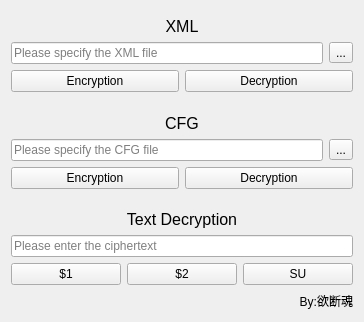
<?xml version="1.0" encoding="UTF-8"?>
<ui version="4.0">
 <class>HuaWei</class>
 <widget class="QWidget" name="HuaWei">
  <property name="geometry">
   <rect>
    <x>0</x>
    <y>0</y>
    <width>364</width>
    <height>322</height>
   </rect>
  </property>
  <property name="minimumSize">
   <size>
    <width>0</width>
    <height>0</height>
   </size>
  </property>
  <property name="maximumSize">
   <size>
    <width>16777215</width>
    <height>16777215</height>
   </size>
  </property>
  <property name="acceptDrops">
   <bool>true</bool>
  </property>
  <property name="windowTitle">
   <string>HuaWei Configuration Tools</string>
  </property>
  <property name="windowIcon">
   <iconset resource="res.qrc">
    <normaloff>:/logo/huawei_logo.ico</normaloff>:/logo/huawei_logo.ico</iconset>
  </property>
  <layout class="QGridLayout" name="gridLayout">
   <item row="7" column="1">
    <widget class="QPushButton" name="cfg_en_button_">
     <property name="text">
      <string>Encryption</string>
     </property>
    </widget>
   </item>
   <item row="5" column="1" colspan="2">
    <widget class="QLabel" name="label_2">
     <property name="font">
      <font>
       <pointsize>12</pointsize>
      </font>
     </property>
     <property name="text">
      <string>CFG</string>
     </property>
     <property name="alignment">
      <set>Qt::AlignCenter</set>
     </property>
    </widget>
   </item>
   <item row="8" column="1">
    <spacer name="verticalSpacer_2">
     <property name="orientation">
      <enum>Qt::Vertical</enum>
     </property>
     <property name="sizeType">
      <enum>QSizePolicy::Fixed</enum>
     </property>
     <property name="sizeHint" stdset="0">
      <size>
       <width>20</width>
       <height>15</height>
      </size>
     </property>
    </spacer>
   </item>
   <item row="7" column="2">
    <widget class="QPushButton" name="cfg_de_button_">
     <property name="text">
      <string>Decryption</string>
     </property>
    </widget>
   </item>
   <item row="10" column="1" colspan="2">
    <widget class="QLineEdit" name="plain_line_edit_">
     <property name="acceptDrops">
      <bool>false</bool>
     </property>
     <property name="placeholderText">
      <string>Please enter the ciphertext</string>
     </property>
    </widget>
   </item>
   <item row="6" column="1" colspan="2">
    <layout class="QHBoxLayout" name="horizontalLayout_2">
     <item>
      <widget class="QLineEdit" name="cfg_line_edit_">
       <property name="dragEnabled">
        <bool>false</bool>
       </property>
       <property name="placeholderText">
        <string>Please specify the CFG file</string>
       </property>
      </widget>
     </item>
     <item>
      <widget class="QToolButton" name="cfg_tool_button_">
       <property name="text">
        <string>...</string>
       </property>
      </widget>
     </item>
    </layout>
   </item>
   <item row="1" column="1" colspan="2">
    <widget class="QLabel" name="label">
     <property name="font">
      <font>
       <pointsize>12</pointsize>
      </font>
     </property>
     <property name="text">
      <string>XML</string>
     </property>
     <property name="alignment">
      <set>Qt::AlignCenter</set>
     </property>
    </widget>
   </item>
   <item row="3" column="1">
    <widget class="QPushButton" name="xml_en_button_">
     <property name="text">
      <string>Encryption</string>
     </property>
    </widget>
   </item>
   <item row="0" column="1">
    <spacer name="verticalSpacer_4">
     <property name="orientation">
      <enum>Qt::Vertical</enum>
     </property>
     <property name="sizeType">
      <enum>QSizePolicy::Fixed</enum>
     </property>
     <property name="sizeHint" stdset="0">
      <size>
       <width>20</width>
       <height>5</height>
      </size>
     </property>
    </spacer>
   </item>
   <item row="2" column="1" colspan="2">
    <layout class="QHBoxLayout" name="horizontalLayout">
     <item>
      <widget class="QLineEdit" name="xml_line_edit_">
       <property name="acceptDrops">
        <bool>true</bool>
       </property>
       <property name="dragEnabled">
        <bool>false</bool>
       </property>
       <property name="placeholderText">
        <string>Please specify the XML file</string>
       </property>
      </widget>
     </item>
     <item>
      <widget class="QToolButton" name="xml_tool_button_">
       <property name="text">
        <string>...</string>
       </property>
      </widget>
     </item>
    </layout>
   </item>
   <item row="3" column="2">
    <widget class="QPushButton" name="xml_de_button_">
     <property name="text">
      <string>Decryption</string>
     </property>
    </widget>
   </item>
   <item row="9" column="1" colspan="2">
    <widget class="QLabel" name="label_3">
     <property name="font">
      <font>
       <pointsize>12</pointsize>
      </font>
     </property>
     <property name="text">
      <string>Text Decryption</string>
     </property>
     <property name="alignment">
      <set>Qt::AlignCenter</set>
     </property>
    </widget>
   </item>
   <item row="11" column="1" colspan="2">
    <layout class="QHBoxLayout" name="horizontalLayout_3">
     <item>
      <widget class="QPushButton" name="de_1_button_">
       <property name="text">
        <string>$1</string>
       </property>
      </widget>
     </item>
     <item>
      <widget class="QPushButton" name="de_2_button_">
       <property name="enabled">
        <bool>true</bool>
       </property>
       <property name="text">
        <string>$2</string>
       </property>
      </widget>
     </item>
     <item>
      <widget class="QPushButton" name="de_su_button_">
       <property name="text">
        <string>SU</string>
       </property>
      </widget>
     </item>
    </layout>
   </item>
   <item row="4" column="1">
    <spacer name="verticalSpacer">
     <property name="orientation">
      <enum>Qt::Vertical</enum>
     </property>
     <property name="sizeType">
      <enum>QSizePolicy::Fixed</enum>
     </property>
     <property name="sizeHint" stdset="0">
      <size>
       <width>20</width>
       <height>15</height>
      </size>
     </property>
    </spacer>
   </item>
   <item row="13" column="1" colspan="2">
    <widget class="QLabel" name="label_4">
     <property name="text">
      <string>By:欲断魂</string>
     </property>
     <property name="alignment">
      <set>Qt::AlignRight|Qt::AlignTrailing|Qt::AlignVCenter</set>
     </property>
    </widget>
   </item>
  </layout>
 </widget>
 <layoutdefault spacing="6" margin="11"/>
 <tabstops>
  <tabstop>xml_line_edit_</tabstop>
  <tabstop>xml_tool_button_</tabstop>
  <tabstop>xml_en_button_</tabstop>
  <tabstop>xml_de_button_</tabstop>
  <tabstop>cfg_line_edit_</tabstop>
  <tabstop>cfg_tool_button_</tabstop>
  <tabstop>cfg_en_button_</tabstop>
  <tabstop>cfg_de_button_</tabstop>
  <tabstop>plain_line_edit_</tabstop>
  <tabstop>de_1_button_</tabstop>
  <tabstop>de_2_button_</tabstop>
  <tabstop>de_su_button_</tabstop>
 </tabstops>
 <resources>
  <include location="res.qrc"/>
 </resources>
 <connections/>
</ui>
